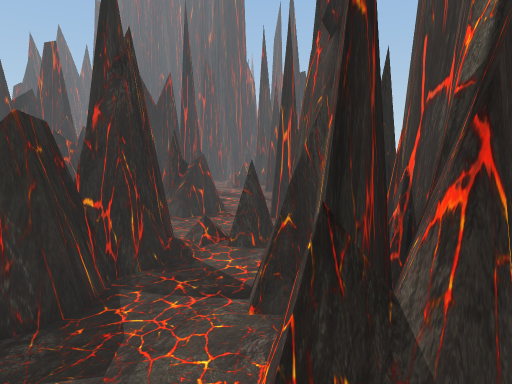
[1] (above)

22 first-person views from a walk through a 3-D level made in the Unity game engine. The camera is 1.5 m above the floor, tilts 8° down and sees 80° across. The floor is counted in squares, 0.4 m on a side. Each view is taken from the middle of a square. On the plan, view 1 faces up. The plan holds only what a view shows up to about 20 squares ahead; the rest is blank. The place goes on beyond the plan. The player character is not drawn. Some surface patterns are stand-ins.

[2]
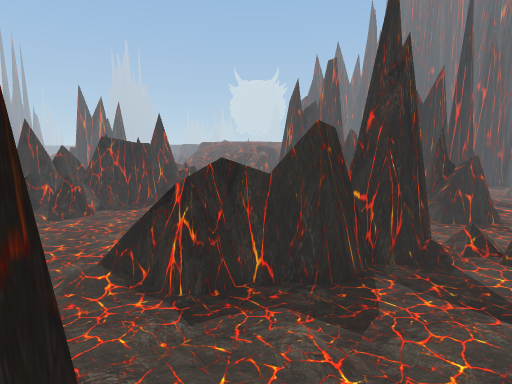

[3]
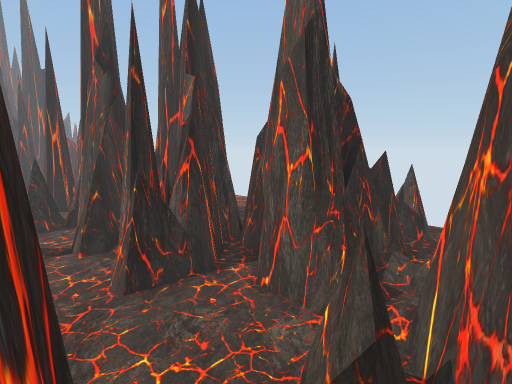

[4]
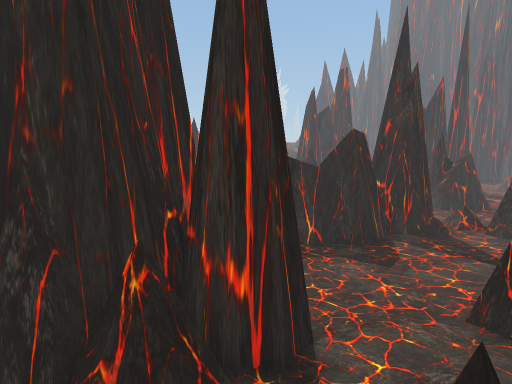

[5]
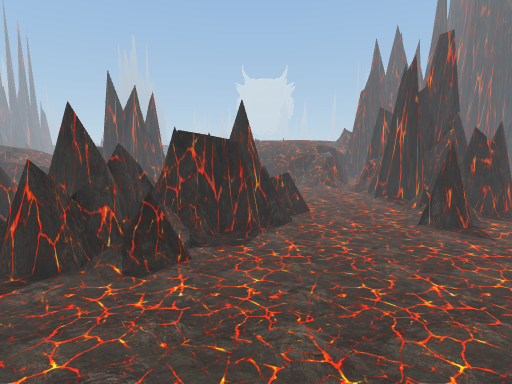

[6]
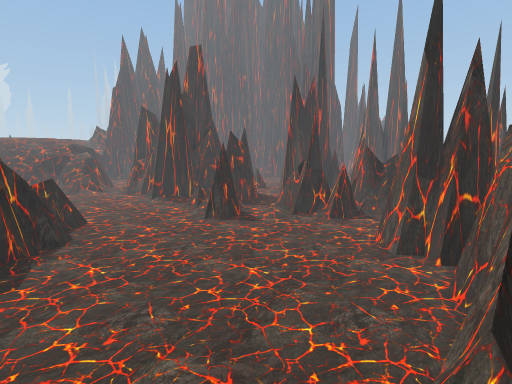

[7]
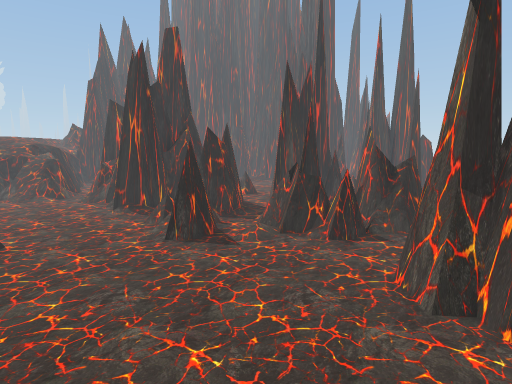

[8]
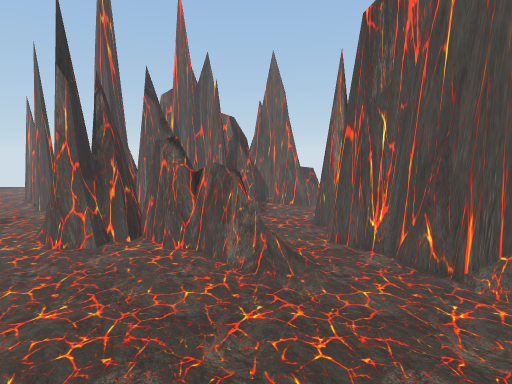

[9]
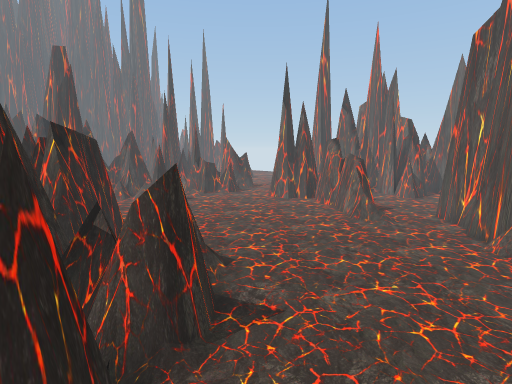

[10]
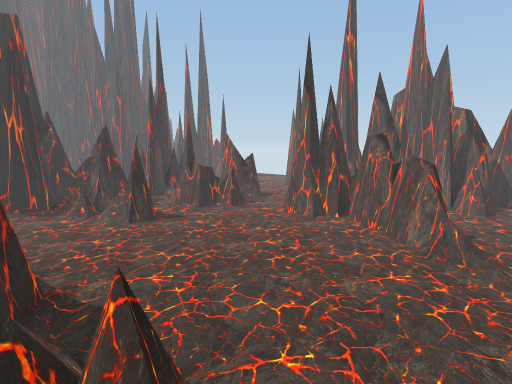

[11]
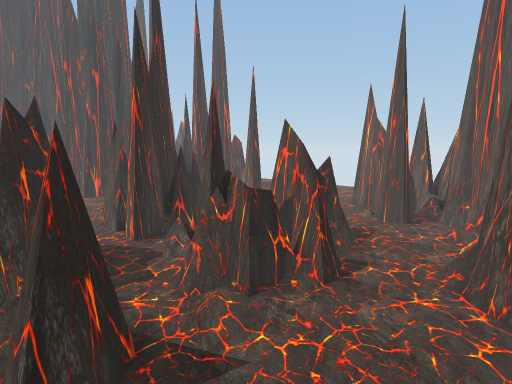

[12]
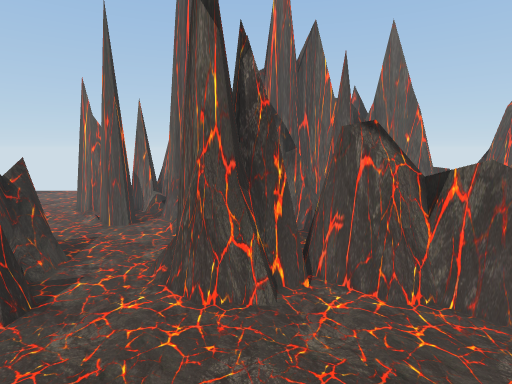

[13]
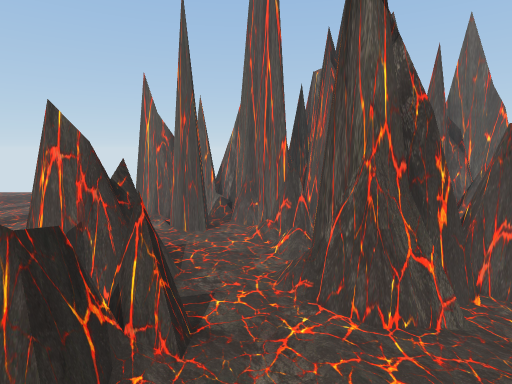

[14]
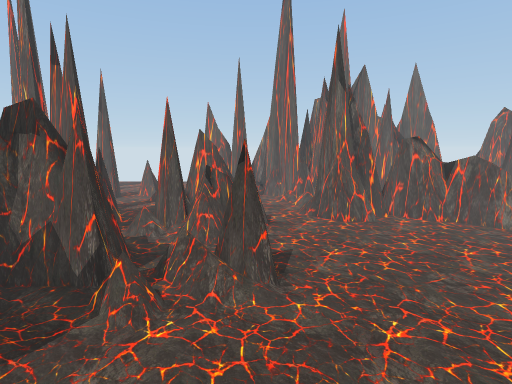

[15]
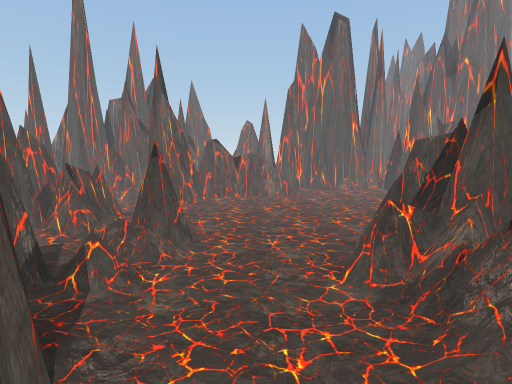

[16]
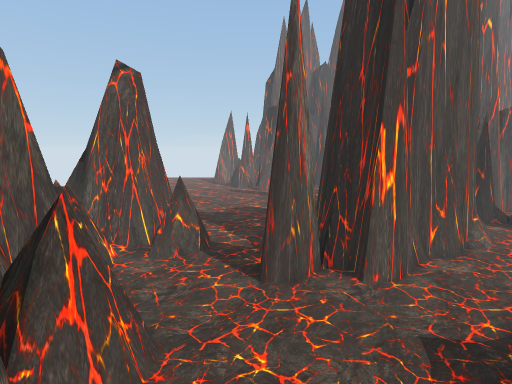

[17]
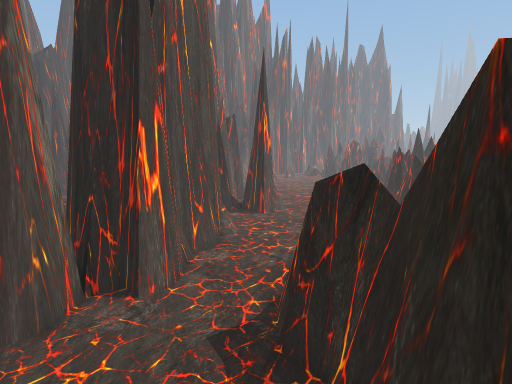

[18]
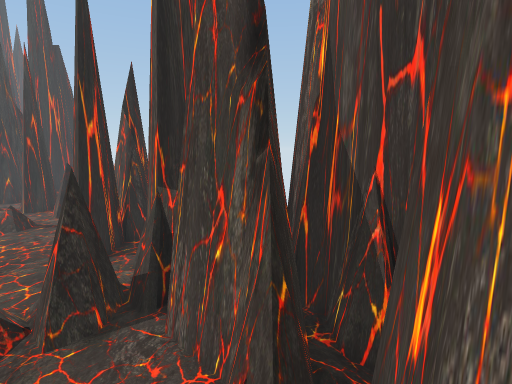

[19]
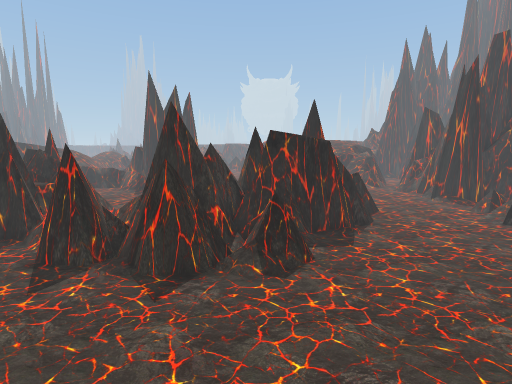

[20]
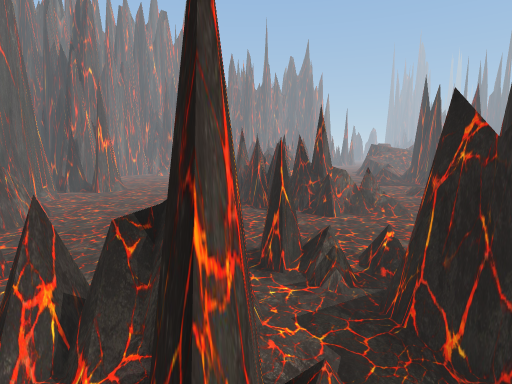

[21]
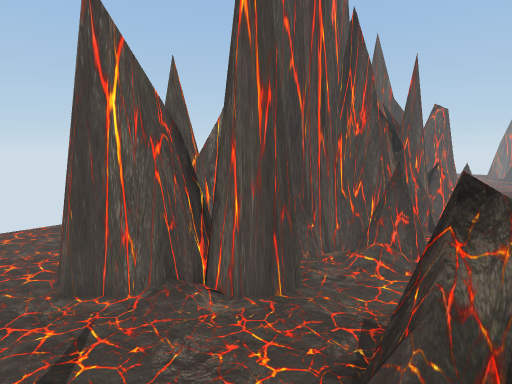

[22]
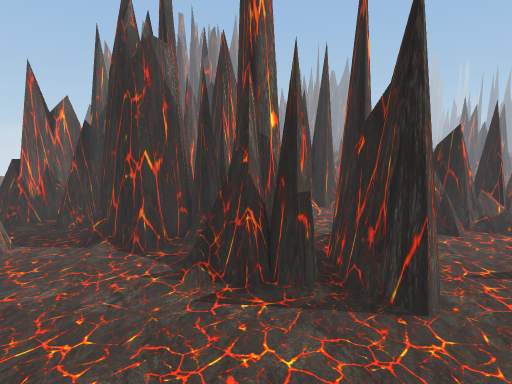

### Floor plan
Key: @ floor where view 1 was taken; # wall or solid block; . main floor; : floor 0.25 m higher than the main floor; + floor 0.5 m higher than the main floor; / step, stairs or slope; = window, fence, low wall or low ledge; ^ raised ledge; T thing the floor can be seen under or through; O other object.
Columns run from 25 left of view 1 to 14 right of it. Each row starts with its distance up from view 1.
 23 ....    #:.###........    .......     .
 22 .....=###.###=...   ...................
 21 ......=#..=TT=.. ##O..........#=.......
 20 ..........==T...### #==#.....##=.......
 19 ......... .TT..==..=#=##....###......
 18  ..........=T..=^=.=##=...######......
 17 ./........:#=..#^==.==....###.##=......
 16 :/.........#=./..==.......=..:####.....
 15 =+:.........................####==.....
 14 =====......................#####.......
 13  ====...............:..:===## ##......
 12  ##==..............###.:===#  #===....
 11  ###==............=####...##  ####....
 10   ###=............=###=...##     #=...
  9    ###.............=##....####   #=..#
  8    ###..............#=...=##=#   #...
  7   ###..............##=...==:=#   ....
  6  =##=/............=##.....####  ###..
  5  #=  =............==......##     # ..
  4  #=.:==..........=#=.....=###      #=
  3 ##==.//.........===......==####   ##=
  2 ##=^=:/.........:............=#   ##=
  1 # =#=.......................###  ###= ==
  0 ====...............=..=..@..####### ## =
 -1 ##................#####.....=^=##=#.==
 -2 #................######.....==#......
 -3 ...............#######=..=^ ====
 -4    .......... ##   ##==..==####
 -5 .     ...##..=      # .....##

Where each view was taken, in squares from view 1:
view 1: 0 up, 0 right, facing up
view 2: 1 down, 0 right, facing up-left
view 3: 5 down, 3 left, facing up-right
view 4: 5 down, 1 right, facing up-left
view 5: 1 down, 10 left, facing up-left
view 6: 1 down, 12 left, facing up
view 7: 3 up, 11 left, facing up
view 8: 3 up, 19 left, facing right
view 9: 5 down, 25 left, facing up-right
view 10: 0 up, 21 left, facing up-right
view 11: 11 up, 15 left, facing up-right
view 12: 10 up, 14 left, facing right
view 13: 14 up, 13 left, facing right
view 14: 16 up, 23 left, facing right
view 15: 22 up, 25 left, facing down-right
view 16: 8 up, 2 left, facing down
view 17: 7 up, 2 left, facing down-left
view 18: 5 up, 2 left, facing up-right
view 19: 4 down, 13 left, facing up-left
view 20: 23 up, 6 left, facing down-left
view 21: 23 up, 4 left, facing down-right
view 22: 23 up, 13 right, facing down-left
